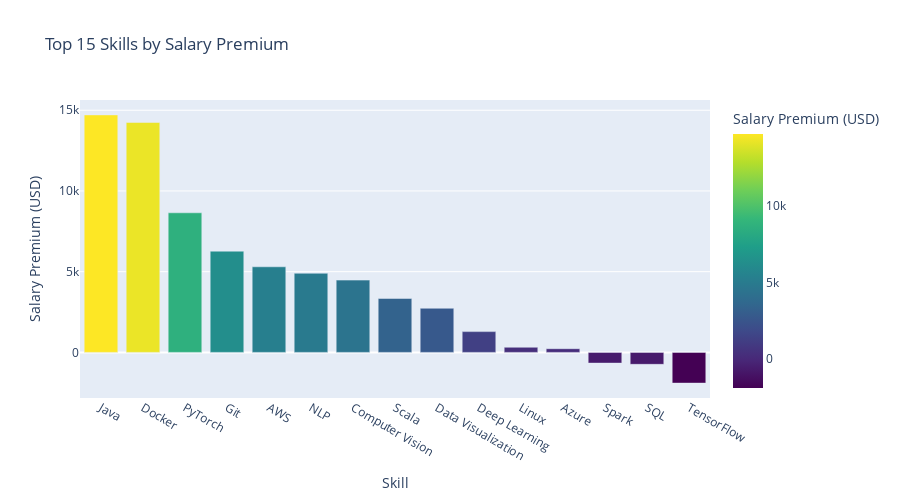

Notebook source saved alongside this figure:
### Code cell
# Visualize skills by premium
fig = px.bar(
    skill_salary_df.head(15),
    x='skill',
    y='skill_premium',
    color='skill_premium',
    hover_data=['job_count', 'avg_salary', 'premium_percentage'],
    title='Top 15 Skills by Salary Premium',
    labels={
        'skill': 'Skill',
        'skill_premium': 'Salary Premium (USD)',
        'job_count': 'Number of Jobs',
        'premium_percentage': 'Premium (%)'
    },
    color_continuous_scale='Viridis'
)
fig.update_layout(
    xaxis={'categoryorder': 'total descending'},
    height=500,
    width=900
)
fig.show()

### Figure 1 — Plotly figure (JSON) as saved in the notebook; plotly's stock layout.template omitted (floating-point values rounded to 4 significant figures)
{"data": [{"customdata": [[129.0, 158900.0, 10.2], [86.0, 159400.0, 9.814], [132.0, 153900.0, 5.953], [113.0, 152100.0, 4.299], [91.0, 151500.0, 3.628], [105.0, 151000.0, 3.354], [118.0, 150600.0, 3.064], [149.0, 149500.0, 2.285], [96.0, 149200.0, 1.866], [89.0, 148000.0, 0.8775], [141.0, 147100.0, 0.2166], [111.0, 147000.0, 0.1551], [99.0, 146300.0, -0.4522], [167.0, 146300.0, -0.5039], [154.0, 145300.0, -1.292]], "hovertemplate": "Skill=%{x}<br>Salary Premium (USD)=%{marker.color}<br>Number of Jobs=%{customdata[0]}<br>avg_salary=%{customdata[1]}<br>Premium (%)=%{customdata[2]}<extra></extra>", "legendgroup": "", "marker": {"color": [14710.0, 14240.0, 8648.0, 6270.0, 5303.0, 4902.0, 4477.0, 3339.0, 2733.0, 1287.0, 317.9, 227.6, -664.4, -740.8, -1903.0], "coloraxis": "coloraxis", "pattern": {"shape": ""}}, "name": "", "orientation": "v", "showlegend": false, "textposition": "auto", "type": "bar", "x": ["Java", "Docker", "PyTorch", "Git", "AWS", "NLP", "Computer Vision", "Scala", "Data Visualization", "Deep Learning", "Linux", "Azure", "Spark", "SQL", "TensorFlow"], "xaxis": "x", "y": [14710.0, 14240.0, 8648.0, 6270.0, 5303.0, 4902.0, 4477.0, 3339.0, 2733.0, 1287.0, 317.9, 227.6, -664.4, -740.8, -1903.0], "yaxis": "y"}], "layout": {"barmode": "relative", "coloraxis": {"colorbar": {"title": {"text": "Salary Premium (USD)"}}, "colorscale": [[0, "#440154"], [0.1111, "#482878"], [0.2222, "#3e4989"], [0.3333, "#31688e"], [0.4444, "#26828e"], [0.5556, "#1f9e89"], [0.6667, "#35b779"], [0.7778, "#6ece58"], [0.8889, "#b5de2b"], [1, "#fde725"]]}, "height": 500, "legend": {"tracegroupgap": 0}, "title": {"text": "Top 15 Skills by Salary Premium"}, "width": 900, "xaxis": {"anchor": "y", "categoryorder": "total descending", "domain": [0, 1], "title": {"text": "Skill"}}, "yaxis": {"anchor": "x", "domain": [0, 1], "title": {"text": "Salary Premium (USD)"}}}}
